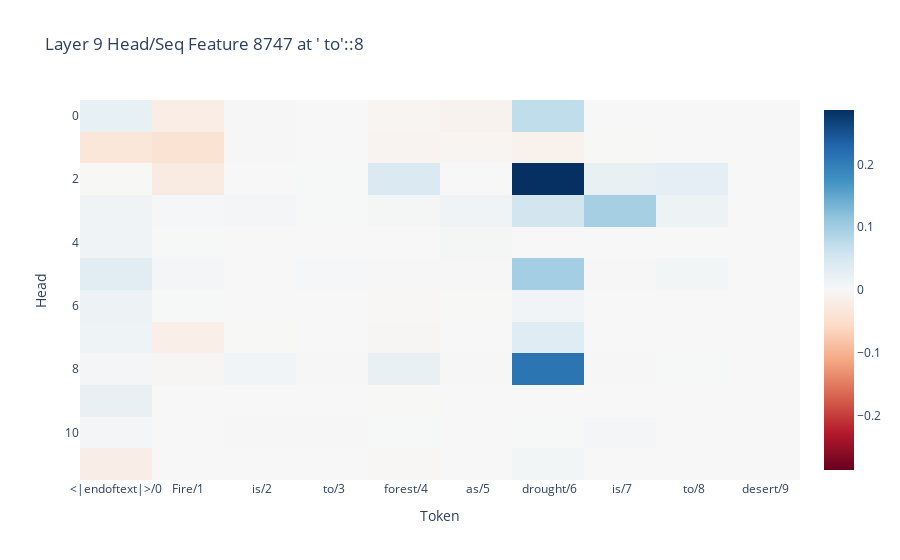

The cell this chart's notebook holds for it:
### Code cell
uu = unembed_children[4]()
